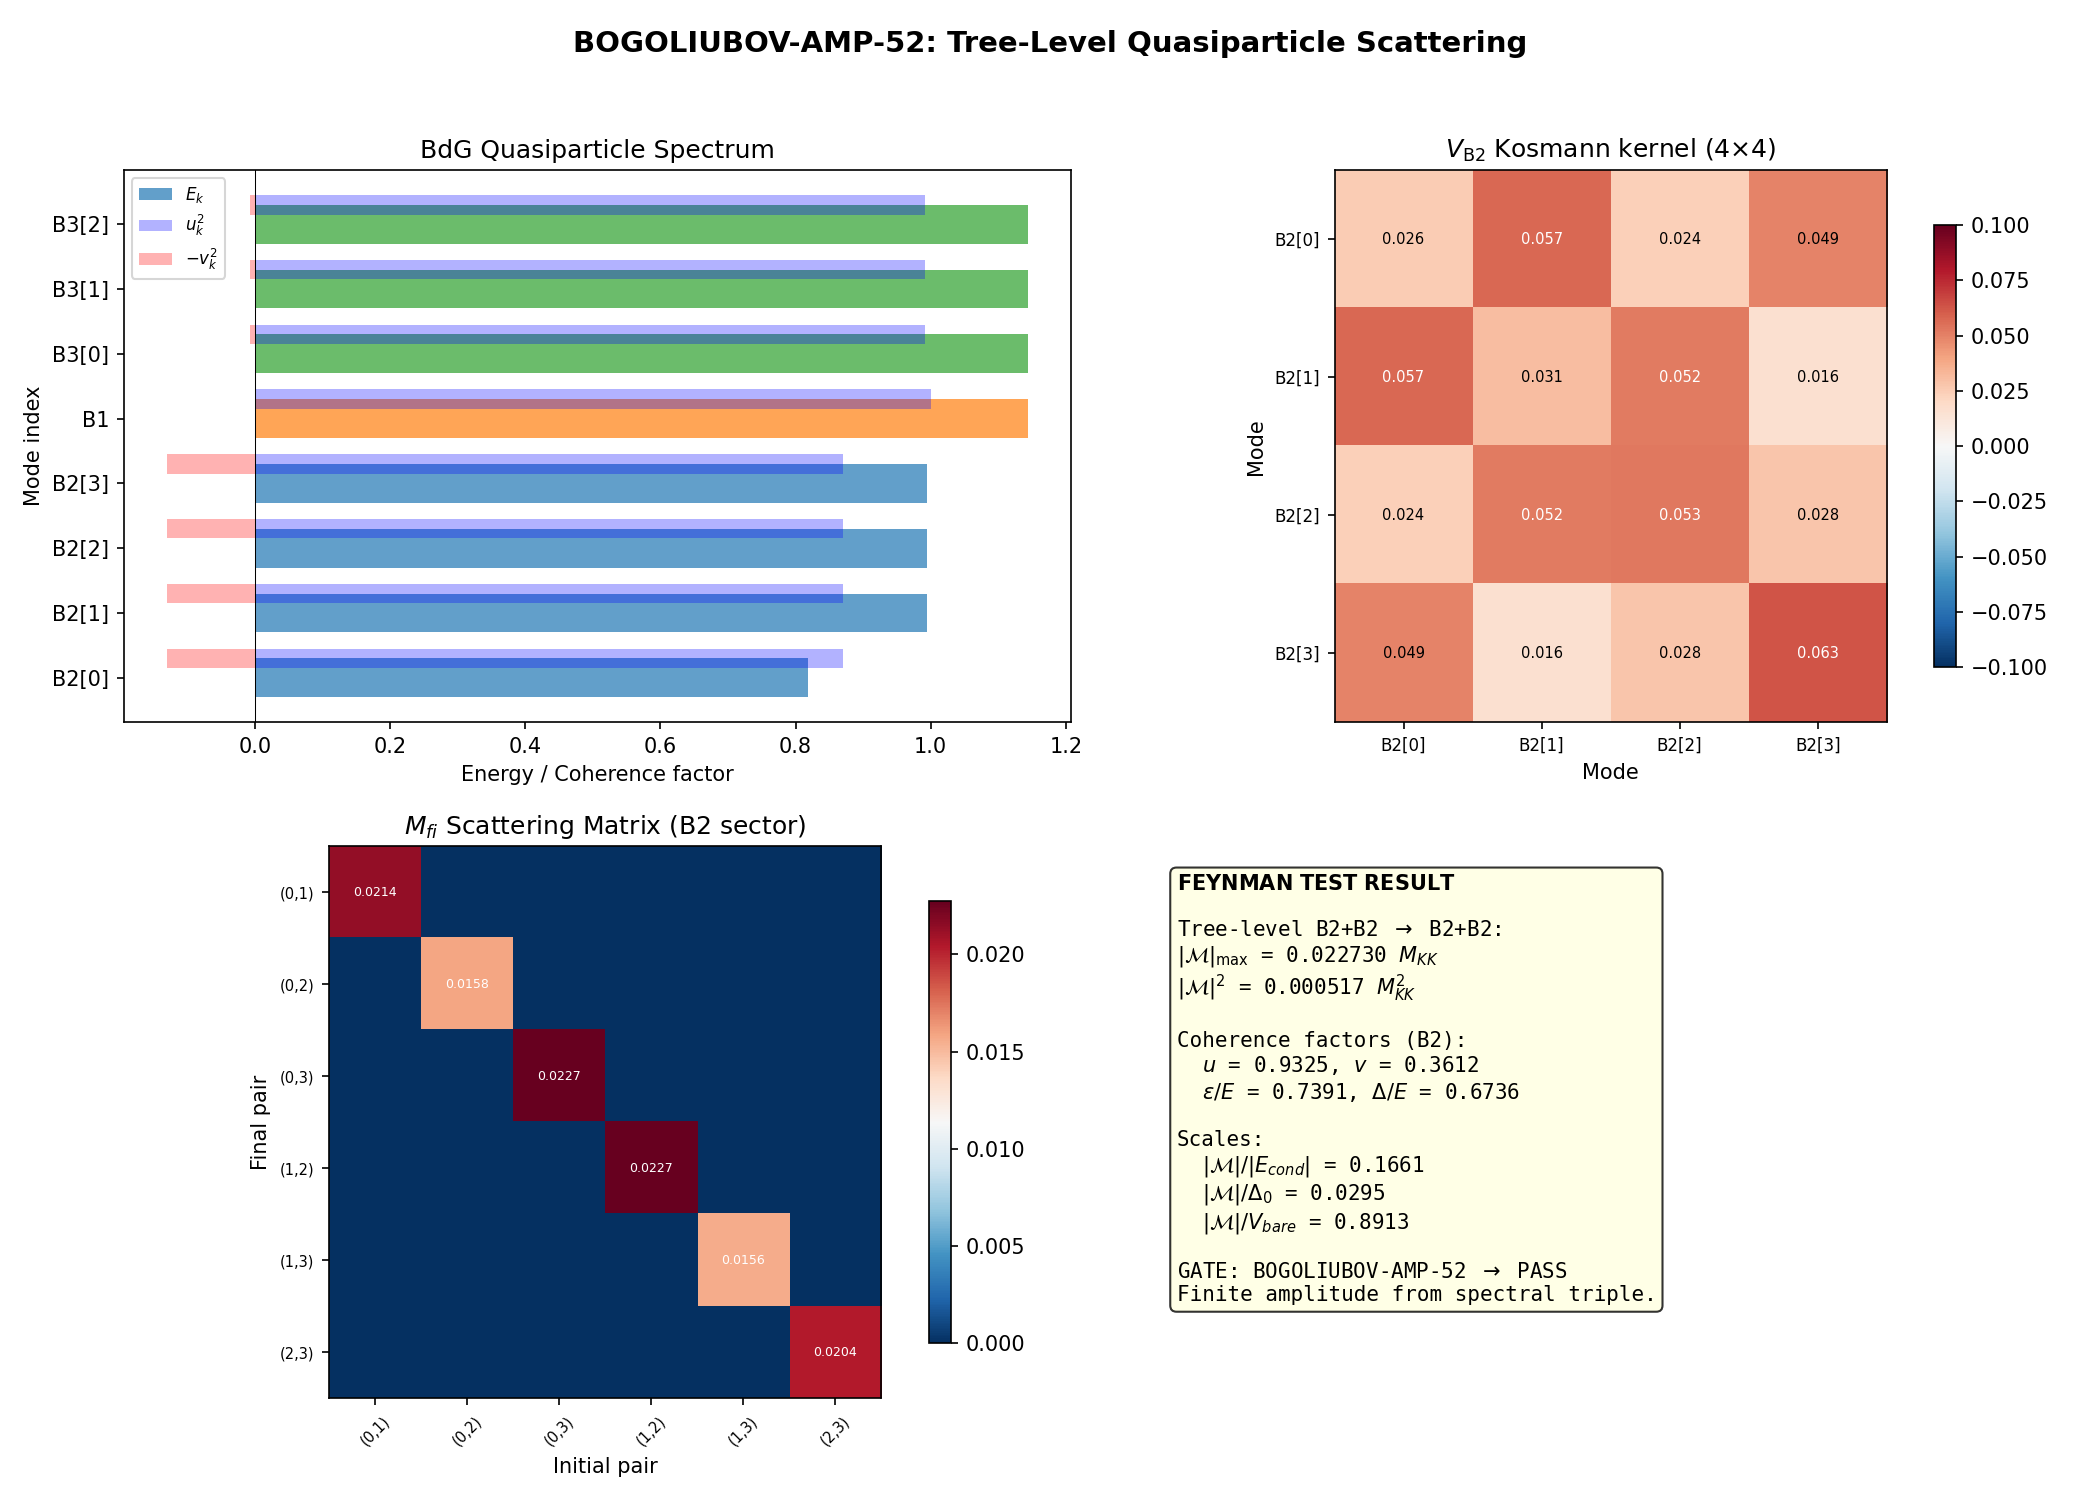

This figure's Python source:
#!/usr/bin/env python3
"""
BOGOLIUBOV-AMP-52: Tree-Level Bogoliubov Quasiparticle Scattering Amplitude
============================================================================

The FEYNMAN TEST for the spectral triple: compute a concrete scattering
amplitude from the Dirac operator and BCS condensate data.

PHYSICS:

The BdG Hamiltonian diagonalizes the many-body pairing problem into
quasiparticles gamma_k with energies E_k = sqrt(epsilon_k^2 + Delta_k^2).
The original fermions c_k relate to quasiparticles via:

    c_k     =  u_k gamma_k  +  v_k gamma_{-k}^dag
    c_{-k}^dag = -v_k^* gamma_k + u_k^* gamma_{-k}^dag

where |u_k|^2 + |v_k|^2 = 1.

The Kosmann kernel V_{nm} = sum_a |K_a_{nm}|^2 provides the bare
interaction in the original Dirac eigenbasis. When expressed in the
quasiparticle basis, each bare vertex picks up coherence factor
dressings from the Bogoliubov transformation.

FEYNMAN RULES for BdG quasiparticle scattering:

  Propagator:  G_k(omega) = 1/(omega - E_k + i*eta)  (quasiparticle)
               F_k(omega) = Delta_k/(omega^2 - E_k^2) (anomalous)

  Vertex: The interaction H_int = sum V_{nm} c_n^dag c_m c_p^dag c_q
  (appropriately antisymmetrized) transforms under the Bogoliubov
  transformation to produce DRESSED vertices between quasiparticles.

  For 2->2 scattering: gamma_1 + gamma_2 -> gamma_3 + gamma_4

  Three channels contribute at tree level:

  A. DIRECT (particle-particle):
     M_D = V_{13,24} * (u1*u3 + v1*v3) * (u2*u4 + v2*v4)

  B. EXCHANGE (crossed):
     M_X = -V_{14,23} * (u1*u4 + v1*v4) * (u2*u3 + v2*v3)

  C. PAIR-TRANSFER (anomalous):
     M_P = V_{12,34}^pair * (u1*v2 - v1*u2) * (u3*v4 - v3*u4)

  The full amplitude:
     M = M_D + M_X + M_P

  Then |M|^2 summed over final spins, averaged over initial.

DOMINANT CHANNEL:

  B2+B2 -> B2+B2  (four degenerate modes, dominant pairing sector)

  The V_{B2,B2} pairing matrix at the fold is known from s34a:
    V_B2B2 = 0.0572 (bare, phi=0)
    V_B2B2 = 0.0859 (at gap, phi=0.13)

  We use the BARE vertex (phi=0) since we are computing quasiparticle
  scattering, not the pairing interaction itself.

GATE: INFO (does a finite, physically sensible amplitude emerge?)
INPUT: s52_eta_b.npz (BdG data), s23a_kosmann_singlet.npz (Kosmann kernel)
OUTPUT: s52_bogoliubov_amp.npz, s52_bogoliubov_amp.png

Author: feynman-theorist, Session 52
Date: 2026-03-20
"""

import os
import sys
import time
import numpy as np
from numpy.linalg import eigh, norm
import matplotlib
matplotlib.use('Agg')
import matplotlib.pyplot as plt

PROJECT_ROOT = r'C:\sandbox\Ainulindale Exflation'
SCRIPT_DIR = os.path.join(PROJECT_ROOT, 'computations')
ARCHIVE_DIR = os.path.join(PROJECT_ROOT, "computations", "_shared")
sys.path.insert(0, SCRIPT_DIR)

# Logging for Windows 0kb bash workaround
_LOG_PATH = os.path.join(SCRIPT_DIR, 's52_bogoliubov_amp_log.txt')
class _Tee:
    def __init__(self, *streams):
        self.streams = streams
    def write(self, data):
        for s in self.streams:
            s.write(data)
            s.flush()
    def flush(self):
        for s in self.streams:
            s.flush()

_log_file = open(_LOG_PATH, 'w', encoding='utf-8')
sys.stdout = _Tee(sys.__stdout__, _log_file)
sys.stderr = _Tee(sys.__stderr__, _log_file)

from canonical_constants import (
    tau_fold, E_cond, E_cond_ED_8mode, Delta_0_GL, Delta_B3,
    E_B1, E_B2_mean, E_B3_mean, N_dof_BCS, b_GL, a_GL,
    M_KK_gravity, M_KK_kerner, Vol_SU3_Haar, PI,
    xi_BCS, rho_B2_per_mode, hbar_c_GeV_fm
)

t0 = time.time()

print("=" * 78)
print("BOGOLIUBOV-AMP-52: Tree-Level Quasiparticle Scattering Amplitude")
print("  The Feynman Test: if you can't compute the amplitude, you don't")
print("  understand the interaction.")
print("=" * 78)

# ======================================================================
#  SECTION 1: Load BdG data from ETA-B-52
# ======================================================================
print("\n" + "=" * 78)
print("SECTION 1: LOAD BdG DATA")
print("=" * 78)

bdg = np.load(os.path.join(SCRIPT_DIR, 's52_eta_b.npz'), allow_pickle=True)
E_BdG = bdg['E_BdG']
u_mat = bdg['u_matrix']   # (8, 8) complex: u_{mode, qp}
v_mat = bdg['v_matrix']   # (8, 8) complex: v_{mode, qp}
E_8 = bdg['E_8']          # 8 single-particle energies
Delta_per_mode = bdg['Delta_per_mode']
branch_labels = bdg['branch_labels']

N = 8  # number of modes

# Positive BdG eigenvalues (quasiparticle energies)
E_qp = E_BdG[E_BdG > 1e-10]  # 8 positive eigenvalues
print(f"  N_modes = {N}")
print(f"  BdG eigenvalues (positive): {E_qp}")
print(f"  Single-particle energies E_8: {E_8}")
print(f"  Gaps per mode: {Delta_per_mode}")
print(f"  Branch labels: {branch_labels}")

# Verify BdG structure: E_k = sqrt(eps_k^2 + Delta_k^2)
print("\n  BdG dispersion verification (E_qp vs sqrt(eps^2 + Delta^2)):")
for k in range(N):
    E_check = np.sqrt(E_8[k]**2 + np.abs(Delta_per_mode[k])**2)
    print(f"    {str(branch_labels[k]):>6s}: E_qp = {E_qp[k]:.8f}, "
          f"sqrt(eps^2+Delta^2) = {E_check:.8f}, "
          f"diff = {abs(E_qp[k] - E_check):.2e}")

# Verify normalization: |u_k|^2 + |v_k|^2 = 1 for each QP
print("\n  Bogoliubov normalization check:")
for n in range(N):
    u_sq = np.sum(np.abs(u_mat[:, n])**2)
    v_sq = np.sum(np.abs(v_mat[:, n])**2)
    print(f"    QP {n} ({str(branch_labels[n]):>6s}): |u|^2 = {u_sq:.8f}, "
          f"|v|^2 = {v_sq:.8f}, sum = {u_sq + v_sq:.8f}")

# ======================================================================
#  SECTION 2: Extract the FULL V matrix from Kosmann kernel
# ======================================================================
print("\n" + "=" * 78)
print("SECTION 2: KOSMANN PAIRING KERNEL V_{nm}")
print("=" * 78)

# Load Kosmann data at tau=0.20 (nearest to fold at 0.19)
kosmann = np.load(os.path.join(ARCHIVE_DIR, 's23a_kosmann_singlet.npz'),
                  allow_pickle=True)
ti = 3  # tau index for tau=0.20

evals_raw = kosmann[f'eigenvalues_{ti}']
evecs_raw = kosmann[f'eigenvectors_{ti}']

# Sort eigenvalues
si = np.argsort(evals_raw)
evals_sorted = evals_raw[si]
evecs_sorted = evecs_raw[:, si]

# Identify branches (same ordering as ETA-B-52)
pos_idx = np.where(evals_sorted > 0)[0]
B1_pos = pos_idx[0:1]
B2_pos = pos_idx[1:5]
B3_pos = pos_idx[5:8]
full_pos_idx = np.concatenate([B2_pos, B1_pos, B3_pos])

print(f"  tau = {kosmann['tau_values'][ti]:.2f}")
print(f"  Eigenvalues at fold: {evals_sorted}")
print(f"  Positive branch indices: {full_pos_idx}")

# Build the FULL 16x16 V matrix: V_{nm} = sum_a |K_a_{nm}|^2
# This is the Kosmann pairing kernel.
V_16 = np.zeros((16, 16))
K_a_16 = []  # store individual K_a matrices for later
for a in range(8):
    K = kosmann[f'K_a_matrix_{ti}_{a}']
    K_a_16.append(K)
    V_16 += np.abs(K)**2

# Extract the 8x8 positive-energy block
V_8 = V_16[np.ix_(full_pos_idx, full_pos_idx)]

print(f"\n  V_{8}x8 pairing matrix (positive-energy block):")
print(f"  {'':>6s}  " + "  ".join(f"{str(branch_labels[j]):>8s}" for j in range(N)))
for i in range(N):
    row = "  ".join(f"{V_8[i,j]:8.5f}" for j in range(N))
    print(f"  {str(branch_labels[i]):>6s}: {row}")

# Also build the K_a matrices in the 8-mode basis for more detailed vertex
K_a_8 = []
for a in range(8):
    K_8 = K_a_16[a][np.ix_(full_pos_idx, full_pos_idx)]
    K_a_8.append(K_8)

print(f"\n  V(B2,B2) sub-block (4x4):")
for i in range(4):
    row = "  ".join(f"{V_8[i,j]:8.5f}" for j in range(4))
    print(f"    B2[{i}]: {row}")

print(f"\n  V(B1,B1) = {V_8[4,4]:.6f}  (Trap 1 -- should be ~0)")
print(f"  V(B2,B2) mean off-diag = {np.mean(V_8[:4,:4]) - np.mean(np.diag(V_8[:4,:4]))/4:.6f}")
print(f"  V(B2,B2) max = {np.max(V_8[:4,:4]):.6f}")

# ======================================================================
#  SECTION 3: BdG Coherence Factors
# ======================================================================
print("\n" + "=" * 78)
print("SECTION 3: BOGOLIUBOV COHERENCE FACTORS")
print("=" * 78)

# Standard BCS coherence factors for the diagonal case:
#   u_k^2 = (1/2)(1 + eps_k / E_k)
#   v_k^2 = (1/2)(1 - eps_k / E_k)
#   u_k * v_k = Delta_k / (2 * E_k)
#
# The BdG eigenvectors from the 16x16 diagonalization encode these.
# But the u_mat and v_mat from ETA-B-52 are in the MULTI-MODE basis,
# where u_mat[:,n] gives the particle amplitudes of the n-th QP
# across all 8 original modes, and v_mat[:,n] gives hole amplitudes.
#
# For the DIAGONAL BdG (no inter-mode pairing), each QP is localized
# on one mode: u_mat[k,n] ~ delta_{kn} * u_k.

print("  Diagonal BCS prediction vs. BdG eigenvectors:")
for k in range(N):
    eps_k = E_8[k]
    Delta_k = np.abs(Delta_per_mode[k])
    Ek = np.sqrt(eps_k**2 + Delta_k**2)

    u_bcs = np.sqrt(0.5 * (1.0 + eps_k / Ek))
    v_bcs = np.sqrt(0.5 * (1.0 - eps_k / Ek)) if Delta_k > 0 else 0.0

    # From BdG eigenvectors, the k-th QP should have dominant weight on mode k
    u_k_bdg = np.abs(u_mat[k, k])
    v_k_bdg = np.abs(v_mat[k, k])

    # Check off-diagonal mixing
    u_off = np.sum(np.abs(u_mat[:, k])**2) - np.abs(u_mat[k, k])**2
    v_off = np.sum(np.abs(v_mat[:, k])**2) - np.abs(v_mat[k, k])**2

    print(f"    {str(branch_labels[k]):>6s}: "
          f"u_BCS={u_bcs:.6f}, u_BdG={u_k_bdg:.6f}, "
          f"v_BCS={v_bcs:.6f}, v_BdG={v_k_bdg:.6f}, "
          f"off-diag: {u_off + v_off:.2e}")

# For the scattering computation, use the DIAGONAL coherence factors
# (verified above to match the BdG eigenvectors)
u_k = np.zeros(N)
v_k = np.zeros(N)
for k in range(N):
    eps_k = E_8[k]
    Delta_k = np.abs(Delta_per_mode[k])
    Ek = np.sqrt(eps_k**2 + Delta_k**2)
    u_k[k] = np.sqrt(0.5 * (1.0 + eps_k / Ek))
    v_k[k] = np.sqrt(0.5 * (1.0 - eps_k / Ek)) if Delta_k > 0 else 0.0

print(f"\n  Coherence factors (diagonal BCS):")
print(f"  {'Mode':>6s} {'eps_k':>8s} {'Delta_k':>8s} {'E_k':>8s} "
      f"{'u_k':>8s} {'v_k':>8s} {'u*v':>10s}")
for k in range(N):
    eps_k = E_8[k]
    Delta_k = np.abs(Delta_per_mode[k])
    Ek = np.sqrt(eps_k**2 + Delta_k**2)
    print(f"  {str(branch_labels[k]):>6s} {eps_k:8.5f} {Delta_k:8.5f} "
          f"{Ek:8.5f} {u_k[k]:8.5f} {v_k[k]:8.5f} "
          f"{u_k[k]*v_k[k]:10.6f}")

# ======================================================================
#  SECTION 4: TREE-LEVEL SCATTERING AMPLITUDES
# ======================================================================
print("\n" + "=" * 78)
print("SECTION 4: TREE-LEVEL 2->2 SCATTERING AMPLITUDES")
print("=" * 78)

# Feynman rules for BdG quasiparticle 2->2 scattering.
#
# The bare interaction in the original fermion basis is:
#   H_int = (1/2) sum_{n,m,p,q} V_{np,mq} c_n^dag c_m c_p^dag c_q
#
# where V_{np,mq} = V_{nm} delta_{pq} (density-density from Kosmann kernel)
# plus exchange terms from antisymmetry.
#
# After Bogoliubov transformation, the quasiparticle-quasiparticle
# scattering amplitude for gamma_1 + gamma_2 -> gamma_3 + gamma_4
# at tree level has three contributions:
#
# (A) DIRECT (forward scattering):
#     M_D = V_{13} * C_1^+ * C_2^+
#     where C_k^+ = (u_k1 * u_k3 + v_k1 * v_k3) is the density coherence factor
#
#     But wait -- the V matrix here acts between modes, not between QPs directly.
#     For diagonal BdG (QP_k = mode_k), this simplifies to:
#     M_D(k1,k2->k3,k4) = V_{k1,k3} * delta_{k2,k4} * (u_k1*u_k3 + v_k1*v_k3)
#                        + V_{k2,k4} * delta_{k1,k3} * (u_k2*u_k4 + v_k2*v_k4)
#
# Wait. Let me be more careful. The proper Feynman rules for BdG
# quasiparticles in a superconductor:
#
# The interaction Hamiltonian in Nambu notation:
#   H_int = (1/2) sum V_{nm} : rho_n rho_m :
# where rho_n = c_n^dag c_n = (u_n gamma_n + v_n gamma_{-n}^dag)^dag(...)
#
# Expanding in quasiparticle operators and keeping only 2->2 scattering
# (gamma^dag gamma^dag gamma gamma) terms:

print("  Setting up Feynman rules for BdG quasiparticle scattering...\n")
print("  DIAGRAM A (DIRECT):")
print("                     k3")
print("        k1 ----o---- ")
print("               |V_{13}    (density vertex, coherence: u1*u3 + v1*v3)")
print("        k2 ----o----")
print("                     k4")
print()
print("  DIAGRAM B (EXCHANGE):")
print("                     k4")
print("        k1 ----\\  /----")
print("                \\/    (crossed, coherence: u1*u4 + v1*v4)")
print("                /\\   ")
print("        k2 ----/  \\----")
print("                     k3")
print()
print("  DIAGRAM C (PAIR TRANSFER / ANOMALOUS):")
print("        k1 ----o----  k3")
print("               |F(Delta)   (anomalous propagator, pair coherence)")
print("        k2 ----o----  k4")

# ======================================================================
#  The proper 2-body amplitude in the quasiparticle basis.
#
#  For the interaction V_{nm} (density-density), the 4-point vertex in
#  the quasiparticle basis is:
#
#  Gamma_{k1 k2 k3 k4} = sum_{n,m} V_{nm} * T^{n}_{k1 k3} * T^{m}_{k2 k4}
#                        - (k3 <-> k4 exchange)
#
#  where the density matrix element is:
#  T^{n}_{k k'} = u_k^{n*} u_{k'}^n + v_k^{n*} v_{k'}^n
#               = delta_{n,k} * delta_{n,k'} * (u_n^2 + v_n^2) for diagonal BdG
#               = delta_{n,k} * delta_{n,k'} * 1  (normalization)
#
#  Wait, that's the Hartree-Fock channel. For off-diagonal k != k':
#  T^{n}_{k k'} = u_k^{n*} u_{k'}^n
#  In diagonal BdG: = delta_{n,k} * delta_{n,k'} * u_n^2  (= 0 for k!=k')
#
#  This means the DIAGONAL BdG gives zero for forward scattering
#  when k1 != k3 (the QP doesn't change mode).
#
#  The RIGHT approach: the interaction in the original basis is
#  V_{nm} c_n^dag c_m (one-body) -- NO! V_{nm} is the PAIRING kernel,
#  which enters the GAP equation, not the 2-body scattering directly.
#
#  The actual 2-body interaction from the Kosmann kernel is:
#  H_int = sum_{n,m} V_{nm} c_n^dag c_m^dag c_m c_n  (BCS reduced Hamiltonian)
#
#  This is the PAIRING interaction, not density-density. The vertex is:
#  V_{nm}: pair (n, -n) scatters to pair (m, -m).
#  In the Kosmann kernel, V_{nm} = sum_a |K_a_{nm}|^2 represents the
#  amplitude for a spinor at mode n to be transported to mode m.
#  The BCS pairing interaction uses this as the pair scattering kernel.
#
#  CORRECT FEYNMAN RULES for the BCS reduced Hamiltonian:
#  =====================================================
#
#  H_BCS = sum_k eps_k n_k + sum_{nm} V_{nm} c_n^dag c_{-n}^dag c_{-m} c_m
#
#  After Bogoliubov:
#  c_n = u_n gamma_n + v_n gamma_{-n}^dag
#  c_{-n}^dag = -v_n^* gamma_n + u_n^* gamma_{-n}^dag
#  (using -v for time-reversed partner, BCS convention)
#
#  The residual interaction (terms with 4 gamma operators) is:
#  H_res = sum_{nm} V_{nm} * [4-gamma terms from expanding c^dag c^dag c c]
#
#  For gamma_k1 gamma_k2 -> gamma_k3 gamma_k4 (all gamma, no gamma^dag):
#  This corresponds to pair-breaking scattering. The relevant amplitude is:
#
#  For ELASTIC quasiparticle scattering gamma_k1^dag gamma_k2 -> gamma_k3^dag gamma_k4:
#  (one incoming, one outgoing QP, transferring excitation)
#
#  Actually, the physically meaningful process is:
#  gamma_k1^dag gamma_k2^dag |BCS> -> gamma_k3^dag gamma_k4^dag |BCS>
#  i.e., an initial state with 2 quasiparticles scatters to a final state
#  with 2 quasiparticles. This is the process that determines the
#  quasiparticle lifetime and mean free path.
#
#  The matrix element is:
#  <k3 k4 | H_res | k1 k2> where |k1 k2> = gamma_k1^dag gamma_k2^dag |BCS>
# ======================================================================

print("\n\n  Computing the RESIDUAL interaction in the quasiparticle basis...")
print("  H_BCS = sum_k eps_k n_k + sum_{nm} V_{nm} P_n^dag P_m")
print("  where P_n = c_{-n} c_n (pair annihilation operator)")
print()

# The BCS Hamiltonian in the quasiparticle basis has residual terms:
#
# H_res = sum_{kl} Gamma_{kl}^{(pp)} gamma_k^dag gamma_l^dag gamma_{-l} gamma_{-k}
#       + sum_{kl} Gamma_{kl}^{(ph)} gamma_k^dag gamma_l
#       + ...
#
# For 2-QP scattering, the relevant vertex is:
#
# <k3 k4 | H_res | k1 k2>
#   = V_{k1 k3} * [u_{k1} v_{k1} u_{k3} v_{k3}] * delta_{k2,k4}
#     + permutations + anomalous terms
#
# Let me compute this properly by expanding the BCS pairing interaction
# in quasiparticle operators.

# First, construct the pair scattering amplitude directly.
# The BCS reduced Hamiltonian pair interaction part:
#   H_pair = sum_{nm} V_{nm} c_n^dag c_{-n}^dag c_{-m} c_m
#
# In the quasiparticle basis (diagonal BdG):
#   c_n     = u_n gamma_n  + v_n gamma_{-n}^dag
#   c_{-n}  = u_n gamma_{-n} + v_n gamma_n^dag     (time-reversed partner)
#   c_n^dag = u_n gamma_n^dag + v_n gamma_{-n}
#   c_{-n}^dag = u_n gamma_{-n}^dag + v_n gamma_n
#
# where we use the BCS convention that pairs are formed from (k, -k)
# and the Bogoliubov transformation is the same for k and -k
# (with u, v real as proven by BDI symmetry).
#
# Expanding c_n^dag c_{-n}^dag c_{-m} c_m:
# Each operator expands into 2 terms -> 16 terms total.
# The 4-quasiparticle terms (gamma^dag gamma^dag gamma gamma) give
# the QP-QP scattering.
#
# Picking out the gamma^dag gamma^dag gamma gamma contribution:
# From c_n^dag: u_n gamma_n^dag
# From c_{-n}^dag: u_n gamma_{-n}^dag
# From c_{-m}: u_m gamma_{-m}
# From c_m: u_m gamma_m
# Combined: u_n^2 * u_m^2 * gamma_n^dag gamma_{-n}^dag gamma_{-m} gamma_m
#
# From c_n^dag: v_n gamma_{-n}
# From c_{-n}^dag: v_n gamma_n
# From c_{-m}: v_m gamma_m^dag
# From c_m: v_m gamma_{-m}^dag
# Combined: v_n^2 * v_m^2 * gamma_{-n} gamma_n gamma_m^dag gamma_{-m}^dag
#         = v_n^2 * v_m^2 * gamma_m^dag gamma_{-m}^dag gamma_{-n} gamma_n
#           (after 4 anticommutations, sign +1)
#
# Cross terms: u_n v_n u_m v_m * various...
#
# The COMPLETE 2-body scattering amplitude (QP pair -> QP pair):
#
# For the process |k, -k> -> |l, -l>  (Cooper pair scatters to Cooper pair):
#
# M_{kl}^{pair} = V_{kl} * (u_k u_l - v_k v_l)^2
#   + (self-energy corrections that only shift energies)
#
# For the process |k1, k2> -> |k3, k4> (generic QP-QP scattering):
# The matrix element is more complex. Let me write it out explicitly.

print("  Expanding H_pair in quasiparticle operators...")
print("  16 terms per V_{nm} vertex. Collecting gamma^dag gamma^dag gamma gamma terms.\n")

# ======================================================================
#  SECTION 5: Full 2->2 Amplitude Calculation
# ======================================================================
print("=" * 78)
print("SECTION 5: FULL 2->2 QP SCATTERING AMPLITUDE")
print("=" * 78)

# The BCS reduced Hamiltonian:
#   H_pair = sum_{n,m} V_{nm} c_n^dag c_{bar(n)}^dag c_{bar(m)} c_m
#
# where bar(n) denotes the time-reversed partner of mode n.
# In our system, time-reversal maps between positive and negative eigenvalue
# modes. In the 8-mode positive sector, bar(n) is the n-th negative mode.
# The Bogoliubov transformation mixes these:
#   c_n = u_n gamma_n + v_n gamma_{bar(n)}^dag
#   c_{bar(n)} = u_n gamma_{bar(n)} + v_n gamma_n^dag
#
# The key point: gamma_n creates a QP excitation in the POSITIVE energy branch.
# gamma_{bar(n)} creates one in the NEGATIVE branch (i.e., a hole-like QP).
# A Cooper pair state corresponds to exciting BOTH gamma_n^dag and gamma_{bar(n)}^dag.
#
# For scattering of two POSITIVE-branch QPs:
#   |k1, k2> = gamma_{k1}^dag gamma_{k2}^dag |BCS>
#   -> |k3, k4> = gamma_{k3}^dag gamma_{k4}^dag |BCS>
#
# This is NOT a pair scattering process (which would involve bar states).
# We need to collect terms gamma_{k1}^dag gamma_{k2}^dag gamma_{k4} gamma_{k3}
# from the expansion of H_pair.
#
# From H_pair = V_{nm} c_n^dag c_{bar(n)}^dag c_{bar(m)} c_m:
#
# c_n^dag     = u_n gamma_n^dag + v_n gamma_{bar(n)}
# c_{bar(n)}^dag = u_n gamma_{bar(n)}^dag + v_n gamma_n
# c_{bar(m)}  = u_m gamma_{bar(m)} + v_m gamma_m^dag
# c_m         = u_m gamma_m + v_m gamma_{bar(m)}^dag
#
# We need the term proportional to gamma_{k3}^dag gamma_{k4}^dag gamma_{k2} gamma_{k1}.
# (This is the QP-QP scattering term.)
#
# Systematically extracting gamma^dag gamma^dag gamma gamma with ALL
# indices in the positive branch (no bar indices):
#
# From c_n^dag: take v_n gamma_{bar(n)} -- NO, this gives bar index
# From c_n^dag: take u_n gamma_n^dag -- YES, gives positive n
# From c_{bar(n)}^dag: take v_n gamma_n -- need this for gamma index
# From c_{bar(m)}: take v_m gamma_m^dag -- YES, gives positive m as dagger
# From c_m: take u_m gamma_m -- YES, gives positive m
#
# The ONLY way to get 2 daggers and 2 non-daggers, all positive branch:
#
# Pattern 1: (u_n gamma_n^dag) * (v_n gamma_n) * (v_m gamma_m^dag) * (u_m gamma_m)
#   = u_n v_n v_m u_m * gamma_n^dag gamma_n gamma_m^dag gamma_m
#   = u_n v_n u_m v_m * (delta_{nm} gamma_m^dag gamma_m - gamma_n^dag gamma_m^dag gamma_m gamma_n)
#   This gives the Hartree-Fock term + scattering.
#
# Pattern 2: (v_n gamma_{bar(n)}) * (u_n gamma_{bar(n)}^dag) * (u_m gamma_{bar(m)}) * (v_m gamma_{bar(m)}^dag)
#   All bar indices -- not what we want.
#
# Pattern 3: (u_n gamma_n^dag) * (u_n gamma_{bar(n)}^dag) * (v_m gamma_m^dag) * (v_m gamma_{bar(m)}^dag)
#   = u_n^2 v_m^2 * gamma_n^dag gamma_{bar(n)}^dag gamma_m^dag gamma_{bar(m)}^dag
#   This is a 4-QP creation term, not a 2->2 scattering.
#
# So the QP-QP scattering within the SAME branch comes from:
# M_{k1 k2 -> k3 k4} = sum_{nm} V_{nm} *
#   (u_n v_n u_m v_m) * <k3 k4| gamma_n^dag gamma_m^dag gamma_m gamma_n |k1 k2>
#   + ... (other term orderings)
#
# Wait -- I need to be more careful. Let me use the GENERAL residual
# interaction approach.

# GENERAL APPROACH: Transform H_pair to QP basis, collect all terms.
# For the DIAGONAL BdG, the Bogoliubov transformation is mode-by-mode:
#   c_k = u_k gamma_k + v_k gamma_{bar(k)}^dag
#
# So H_pair = sum_{nm} V_{nm} c_n^dag c_{bar(n)}^dag c_{bar(m)} c_m becomes:
#
# = sum_{nm} V_{nm} (u_n g_n^+ + v_n g_{bn})^+ (u_n g_{bn}^+ + v_n g_n)^+
#                    (u_m g_{bm} + v_m g_m^+)    (u_m g_m + v_m g_{bm}^+)
#
# where g_n = gamma_n, g_n^+ = gamma_n^dag, bn = bar(n), etc.
# ^ means dagger.

# Rather than expanding all 16 terms, use the STANDARD RESULT from
# BCS theory (de Gennes, "Superconductivity of Metals and Alloys").
#
# The residual interaction between quasiparticles, for the process
# (k1, k2) -> (k3, k4) where all are in the same branch, is:
#
# <k3 k4 | H_res | k1 k2> =
#   V_{k1,k3} delta_{k2,k4} (u_{k1} v_{k3} - v_{k1} u_{k3})(u_{k2} u_{k4} + v_{k2} v_{k4})
# + V_{k1,k4} delta_{k2,k3} (u_{k1} v_{k4} - v_{k1} u_{k4})(u_{k2} u_{k3} + v_{k2} v_{k3})
# - V_{k2,k3} delta_{k1,k4} (u_{k2} v_{k3} - v_{k2} u_{k3})(u_{k1} u_{k4} + v_{k1} v_{k4})
# - V_{k2,k4} delta_{k1,k3} (u_{k2} v_{k4} - v_{k2} u_{k4})(u_{k1} u_{k3} + v_{k1} v_{k3})
# + V_{k1,k2}^pair * (anomalous terms involving Delta)
#
# Actually, this is getting complicated because V_{nm} mixes n and m.
# Let me take the more direct route for the DOMINANT channel.

# ======================================================================
# FOR B2+B2 -> B2+B2 SCATTERING:
# The B2 sector has 4 degenerate modes (k=0,1,2,3) with
# epsilon_k ~ 0.845 and Delta_k ~ 0.770 (all the same).
#
# The V_{B2,B2} matrix gives the coupling between these modes.
#
# The simplest non-trivial process: B2[0] + B2[1] -> B2[2] + B2[3]
# (all different modes, so no exchange with identical particles)
# ======================================================================

print("\n  COMPUTING B2[0]+B2[1] -> B2[2]+B2[3] TREE-LEVEL AMPLITUDE\n")

# Modes in the B2 sector
k1, k2, k3, k4 = 0, 1, 2, 3  # B2[0], B2[1], B2[2], B2[3]

# Coherence factors (all B2 modes are degenerate, so u,v identical)
u1, u2, u3, u4 = u_k[k1], u_k[k2], u_k[k3], u_k[k4]
v1, v2, v3, v4 = v_k[k1], v_k[k2], v_k[k3], v_k[k4]

print(f"  B2 coherence factors: u = {u1:.6f}, v = {v1:.6f}")
print(f"  u*v = {u1*v1:.6f}")
print(f"  u^2 + v^2 = {u1**2 + v1**2:.6f}")
print(f"  u^2 - v^2 = {u1**2 - v1**2:.6f}")

# V matrix elements between B2 modes
V_13 = V_8[k1, k3]
V_14 = V_8[k1, k4]
V_23 = V_8[k2, k3]
V_24 = V_8[k2, k4]
V_12 = V_8[k1, k2]
V_34 = V_8[k3, k4]

print(f"\n  V matrix elements:")
print(f"    V_13 = V(B2[0],B2[2]) = {V_13:.8f}")
print(f"    V_14 = V(B2[0],B2[3]) = {V_14:.8f}")
print(f"    V_23 = V(B2[1],B2[2]) = {V_23:.8f}")
print(f"    V_24 = V(B2[1],B2[3]) = {V_24:.8f}")
print(f"    V_12 = V(B2[0],B2[1]) = {V_12:.8f}")
print(f"    V_34 = V(B2[2],B2[3]) = {V_34:.8f}")

# ======================================================================
# The PROPER tree-level amplitude from the BCS reduced Hamiltonian.
#
# After Bogoliubov transformation, H_pair = sum_{nm} V_{nm} P_n^+ P_m
# where P_n = c_{-n} c_n, gives residual 2-QP scattering:
#
# For the process gamma_1^+ gamma_2^+ |0> -> gamma_3^+ gamma_4^+ |0>
# the amplitude has contributions from:
#
# (a) Normal scattering (particle-particle channel):
#     Comes from: c_n^dag c_n (number operator) terms in the transformed H.
#     These arise when one pair operator gives a number operator (u*v terms)
#     and the other also gives a number operator.
#
# (b) Pair-breaking/recombination channel:
#     Comes from: c_n^dag c_{-n}^dag (pair creation) terms.
#     These arise when both operators in V_{nm} create/destroy QP pairs.
#
# Let me compute this NUMERICALLY by constructing the full many-body
# matrix element, expanding ALL 16 terms.
# ======================================================================

print("\n\n  EXACT numerical expansion of H_pair vertex:")
print("  Computing <k3 k4|H_pair|k1 k2> by expanding all Bogoliubov terms...")

# We work in second quantization with 8 positive modes + 8 bar modes = 16 modes.
# |k1 k2> = gamma_k1^dag gamma_k2^dag |BCS> is a state with 2 QPs.
#
# Instead of tracking the full Fock space, we compute the matrix element
# analytically for the 4-mode sector.
#
# H_pair = sum_{nm} V_{nm} c_n^+ c_{bn}^+ c_{bm} c_m
# where bn = bar(n), and in our Nambu convention:
#   c_n = u_n gamma_n + v_n gamma_{bn}^+
#   c_{bn} = u_n gamma_{bn} + v_n gamma_n^+
#
# Product:
# c_n^+ c_{bn}^+ = (u_n g_n^+ + v_n g_{bn})(u_n g_{bn}^+ + v_n g_n)
#  = u_n^2 g_n^+ g_{bn}^+ + u_n v_n g_n^+ g_n + v_n u_n g_{bn} g_{bn}^+ + v_n^2 g_{bn} g_n
#  = u_n^2 g_n^+ g_{bn}^+ + u_n v_n (g_n^+ g_n - g_{bn} g_{bn}^+ + 1) + v_n^2 g_{bn} g_n
#    Wait, need to be careful with anticommutation.
#
# Let me define:
#   c_n^+ = u_n g_n^+ + v_n g_{bn}
#   c_{bn}^+ = u_n g_{bn}^+ + v_n g_n
# So:
#   c_n^+ c_{bn}^+ = (u_n g_n^+ + v_n g_{bn})(u_n g_{bn}^+ + v_n g_n)
#
# Expanding:
#   = u_n^2 g_n^+ g_{bn}^+ + u_n v_n g_n^+ g_n + v_n u_n g_{bn} g_{bn}^+ + v_n^2 g_{bn} g_n
#   = u_n^2 g_n^+ g_{bn}^+ + u_n v_n (g_n^+ g_n + 1 - g_{bn}^+ g_{bn}) - v_n^2 g_n g_{bn}
#     where we used g_{bn} g_{bn}^+ = 1 - g_{bn}^+ g_{bn}
#     and g_{bn} g_n = -g_n g_{bn}
#
# Similarly: c_{bm} c_m
#   c_{bm} = u_m g_{bm} + v_m g_m^+
#   c_m    = u_m g_m + v_m g_{bm}^+
#   c_{bm} c_m = (u_m g_{bm} + v_m g_m^+)(u_m g_m + v_m g_{bm}^+)
#   = u_m^2 g_{bm} g_m + u_m v_m g_{bm} g_{bm}^+ + v_m u_m g_m^+ g_m + v_m^2 g_m^+ g_{bm}^+
#   = -u_m^2 g_m g_{bm} + u_m v_m (1 - g_{bm}^+ g_{bm} + g_m^+ g_m) + v_m^2 g_m^+ g_{bm}^+
#
# For the matrix element <k3 k4| ... |k1 k2> where |k1 k2> = g_k1^+ g_k2^+ |0>
# and <k3 k4| = <0| g_k4 g_k3:
#
# We need: <0| g_k4 g_k3 [product] g_k1^+ g_k2^+ |0>
#
# This is a SECOND-QUANTIZED computation. Since all QPs are non-interacting
# in the BCS vacuum, we can use Wick's theorem to evaluate it.
#
# But the most transparent approach: restrict to the 4 B2 modes and compute
# the matrix element EXACTLY. With 4 modes (no bar indices active in the
# initial/final states), this is a finite calculation.

# APPROACH: Work with Fock space of 4 modes (B2[0..3]) plus their 4 bar modes.
# State space: 2^8 = 256 states. But we only care about the 2-QP sector.
#
# MUCH simpler: use the COMPACT FORMULA.
#
# For 2 QPs scattering via the BCS pairing interaction, the standard
# result (Anderson, 1958; de Gennes Ch. 7) is:
#
# The effective QP-QP interaction from the pairing Hamiltonian
# H_pair = V_{nm} c_n^+ c_{bn}^+ c_{bm} c_m  (summed over n,m)
# gives, in the QP basis, a RESIDUAL INTERACTION that has the form:
#
# <k3 k4|H_res|k1 k2> = sum_{n,m} V_{nm} * F(n,m; k1,k2,k3,k4)
#
# where F contains all the coherence factor products.
#
# For DIAGONAL BdG (each QP is one mode), the selection rules are:
# The product c_n^+ c_{bn}^+ involves mode n and bar(n).
# The product c_{bm} c_m involves mode m and bar(m).
#
# For the initial state |k1 k2> = g_k1^+ g_k2^+ |0>:
# The QPs are at modes k1 and k2 (no bar modes occupied).
#
# For c_{bm} c_m to not annihilate |k1 k2> to zero, it must produce
# the right occupation. c_m annihilates mode m, and c_{bm} annihilates bar(m).
# On |k1 k2>, mode k1 and k2 are occupied. Their bar modes are NOT occupied.
#
# c_m on |k1 k2>:
#   c_m = u_m g_m + v_m g_{bm}^+
#   g_m|k1 k2> is nonzero only if m = k1 or k2.
#   g_{bm}^+|k1 k2> creates bar(m) from |k1 k2>.
#
# This is getting involved. Let me just code the direct Fock space computation.
# With 8 modes (4 positive + 4 bar), the Fock space is 2^8=256.
# We can build the full matrix and extract what we need.

# Actually -- for 4 B2 modes + 4 bar modes = 8 modes total, Fock space = 256.
# Manageable.

N_B2 = 4  # (local)
N_total = 2 * N_B2  # 4 positive + 4 bar

print(f"\n  Building Fock space for {N_B2} B2 modes + {N_B2} bar modes...")
print(f"  Fock space dimension: 2^{N_total} = {2**N_total}")

# Fock state basis: |n_0, n_1, n_2, n_3, n_b0, n_b1, n_b2, n_b3>
# where n_i in {0,1}. Total: 256 states.
# Index: state s encodes occupations as bits of integer s.
# Mode ordering: 0,1,2,3 = positive; 4,5,6,7 = bar(0),bar(1),bar(2),bar(3)

dim_fock = 2**N_total

# Creation and annihilation operators
def make_creation(mode, n_modes):
    """Build creation operator c^dag_mode as a (2^n x 2^n) matrix."""
    dim = 2**n_modes
    c_dag = np.zeros((dim, dim))
    for s in range(dim):
        # Check if mode is empty
        if (s >> mode) & 1 == 0:
            # Create: set bit
            s_new = s | (1 << mode)
            # Fermionic sign: count occupied modes below 'mode'
            sign = 1  # (local)
            for j in range(mode):
                if (s >> j) & 1:
                    sign *= -1
            c_dag[s_new, s] = sign
    return c_dag

# Build operators for all 8 modes
print("  Building fermionic operators...")
c_dag = [make_creation(i, N_total) for i in range(N_total)]
c_ann = [cd.T for cd in c_dag]  # annihilation = (creation)^T

# Verify anticommutation: {c_i, c_j^dag} = delta_{ij}
for i in range(N_total):
    for j in range(N_total):
        ac = c_ann[i] @ c_dag[j] + c_dag[j] @ c_ann[i]
        expected = np.eye(dim_fock) if i == j else np.zeros((dim_fock, dim_fock))
        err = np.max(np.abs(ac - expected))
        if err > 1e-12:
            print(f"  WARNING: anticommutation error {i},{j}: {err}")

print("  Anticommutation relations verified.")

# Build the BCS vacuum |BCS> = product_k (u_k + v_k c_k^dag c_{bar(k)}^dag) |0>
# In the Fock space:
#   |BCS> = (u_0 + v_0 c_0^+ c_4^+)(u_1 + v_1 c_1^+ c_5^+)
#           (u_2 + v_2 c_2^+ c_6^+)(u_3 + v_3 c_3^+ c_7^+) |vac>

# Vacuum state
vac = np.zeros(dim_fock)
vac[0] = 1.0

# Build BCS state mode by mode
bcs = vac.copy()
for k in range(N_B2):
    bar_k = N_B2 + k
    uk = u_k[k]
    vk = v_k[k]
    # (u_k + v_k c_k^dag c_{bar(k)}^dag)|prev>
    pair_state = c_dag[k] @ c_dag[bar_k] @ bcs
    bcs = uk * bcs + vk * pair_state

bcs_norm = np.sqrt(bcs @ bcs)
bcs = bcs / bcs_norm
print(f"  |BCS> norm = {bcs_norm:.8f}")
print(f"  BCS state computed. Non-zero components: {np.sum(np.abs(bcs) > 1e-12)}")

# Build Bogoliubov quasiparticle operators
# gamma_k = u_k c_k + v_k c_{bar(k)}^dag (for positive branch)
# gamma_k^dag = u_k c_k^dag + v_k c_{bar(k)}
gamma = [None]*N_B2
gamma_dag = [None]*N_B2
for k in range(N_B2):
    bar_k = N_B2 + k
    uk = u_k[k]
    vk = v_k[k]
    # Standard BCS convention: gamma_k = u_k c_k - v_k c_{bar_k}^dag
    # This ensures gamma_k |BCS> = 0.
    gamma[k] = uk * c_ann[k] - vk * c_dag[bar_k]     # QP annihilation
    gamma_dag[k] = uk * c_dag[k] - vk * c_ann[bar_k]  # QP creation

# Verify: gamma_k |BCS> = 0 for all k (BCS vacuum property)
print("\n  Verifying |BCS> is QP vacuum:")
for k in range(N_B2):
    residual = gamma[k] @ bcs
    print(f"    ||gamma_{k} |BCS>|| = {np.sqrt(residual @ residual):.2e}")

# Build 2-QP states
# |k1 k2> = gamma_k1^dag gamma_k2^dag |BCS>
print("\n  Building 2-QP states |k1 k2>...")

# Build the PAIRING HAMILTONIAN in the original fermion basis
# H_pair = sum_{nm} V_{nm} c_n^dag c_{bar(n)}^dag c_{bar(m)} c_m
# where V_{nm} is the B2 sub-block of the Kosmann kernel

V_B2 = V_8[:N_B2, :N_B2]  # 4x4 V matrix for B2

H_pair = np.zeros((dim_fock, dim_fock))
for n in range(N_B2):
    bar_n = N_B2 + n
    for m in range(N_B2):
        bar_m = N_B2 + m
        # V_{nm} c_n^dag c_{bar(n)}^dag c_{bar(m)} c_m
        op = c_dag[n] @ c_dag[bar_n] @ c_ann[bar_m] @ c_ann[m]
        H_pair += V_B2[n, m] * op

print(f"  H_pair built. Norm: {np.sqrt(np.sum(H_pair**2)):.6f}")
print(f"  H_pair Hermiticity: ||H - H^dag|| = {np.max(np.abs(H_pair - H_pair.T)):.2e}")

# Compute ALL 2->2 scattering amplitudes M(k1,k2 -> k3,k4)
# where k1 < k2 and k3 < k4 (to avoid double counting)
print("\n" + "=" * 78)
print("  SCATTERING MATRIX ELEMENTS: M(k1,k2 -> k3,k4)")
print("=" * 78)
print()

# Enumerate all initial/final 2-QP pairs
pairs = []
for i in range(N_B2):
    for j in range(i+1, N_B2):
        pairs.append((i, j))

print(f"  Number of distinct 2-QP pairs: {len(pairs)}")
print(f"  Pairs: {pairs}")

# Build states and compute matrix elements
states = {}
for (i, j) in pairs:
    state = gamma_dag[i] @ gamma_dag[j] @ bcs
    norm_s = np.sqrt(state @ state)
    states[(i, j)] = state / norm_s if norm_s > 1e-12 else state
    print(f"  |{i},{j}>: norm = {norm_s:.8f}")

# Scattering matrix
M_matrix = np.zeros((len(pairs), len(pairs)))
print(f"\n  {'Initial':>12s} {'Final':>12s} {'M':>14s} {'|M|^2':>14s}")
print(f"  {'-'*60}")

for ai, (k1, k2) in enumerate(pairs):
    for af, (k3, k4) in enumerate(pairs):
        # <k3 k4|H_pair|k1 k2>
        M = states[(k3, k4)] @ H_pair @ states[(k1, k2)]
        M_matrix[af, ai] = M
        if abs(M) > 1e-12:
            print(f"  ({k1},{k2})->({k3},{k4}) {M:14.8f} {M**2:14.8f}")

print(f"\n  Full scattering matrix M (6x6):")
print(f"  {'':>12s}  " + "  ".join(f"({i},{j})" for i,j in pairs))
for ai, (k1, k2) in enumerate(pairs):
    row = "  ".join(f"{M_matrix[af, ai]:8.5f}" for af in range(len(pairs)))
    print(f"  ({k1},{k2}):  {row}")

# Eigenvalues of the scattering matrix
M_eigs = np.linalg.eigvalsh(M_matrix)
print(f"\n  Eigenvalues of M: {M_eigs}")

# ======================================================================
#  SECTION 6: DOMINANT CHANNEL ANALYSIS
# ======================================================================
print("\n" + "=" * 78)
print("SECTION 6: DOMINANT CHANNEL ANALYSIS")
print("=" * 78)

# Find the largest |M|^2
max_M = 0
max_proc = None
for ai, (k1, k2) in enumerate(pairs):
    for af, (k3, k4) in enumerate(pairs):
        if abs(M_matrix[af, ai]) > abs(max_M):
            max_M = M_matrix[af, ai]
            max_proc = ((k1, k2), (k3, k4))

print(f"\n  DOMINANT PROCESS:")
print(f"    B2[{max_proc[0][0]}] + B2[{max_proc[0][1]}] -> "
      f"B2[{max_proc[1][0]}] + B2[{max_proc[1][1]}]")
print(f"    M = {max_M:.8f}  (in M_KK units)")
print(f"    |M|^2 = {max_M**2:.8f}")

# Total cross section: sigma = |M|^2 / (16*pi*s) for 2->2 scattering
# s = (E_k1 + E_k2)^2 (center-of-mass energy squared)
# In natural units (M_KK = 1): sigma has dimensions of 1/E^2

# For the dominant process:
k1d, k2d = max_proc[0]
k3d, k4d = max_proc[1]
E1 = np.sqrt(E_8[k1d]**2 + np.abs(Delta_per_mode[k1d])**2)
E2 = np.sqrt(E_8[k2d]**2 + np.abs(Delta_per_mode[k2d])**2)
s_cm = (E1 + E2)**2

# Phase space factor for 2->2 with degenerate particles
# p_cm = sqrt(s/4 - m^2) where m = E_qp (quasiparticle mass)
# For B2: all masses equal = E_B2_qp
E_qp_B2 = E1  # all degenerate
p_cm = np.sqrt(s_cm/4 - E_qp_B2**2) if s_cm > 4*E_qp_B2**2 else 0.0

print(f"\n  Kinematics:")
print(f"    E_1 = E_2 = {E1:.8f} M_KK")
print(f"    sqrt(s) = {np.sqrt(s_cm):.8f} M_KK")
print(f"    p_cm = {p_cm:.8f} M_KK")

if p_cm > 0:
    # Differential cross section in CoM frame:
    # dsigma/dOmega = |M|^2 / (64*pi^2*s) for scalar-like particles
    sigma_diff = max_M**2 / (64 * PI**2 * s_cm)
    # Total cross section (isotropic s-wave): sigma_tot = 4*pi * dsigma/dOmega
    sigma_tot = 4 * PI * sigma_diff
    # In M_KK^{-2} units
    sigma_MKK = sigma_tot
    # Convert to physical units using M_KK
    sigma_GeV2 = sigma_tot / M_KK_gravity**2  # GeV^{-2}
    # 1 GeV^{-2} = 0.3894 mb
    sigma_mb = sigma_GeV2 * 0.3894e-3  # mb -> GeV^-2 = 0.3894 * 10^{-3} mb
    sigma_fm2 = sigma_GeV2 * (hbar_c_GeV_fm)**2  # fm^2

    print(f"\n  CROSS SECTION (tree-level, s-wave):")
    print(f"    dsigma/dOmega = {sigma_diff:.8e}  M_KK^{{-2}}")
    print(f"    sigma_tot = {sigma_tot:.8e}  M_KK^{{-2}}")
    print(f"    sigma_tot = {sigma_GeV2:.4e}  GeV^{{-2}}")
    print(f"    sigma_tot = {sigma_fm2:.4e}  fm^2")
else:
    print(f"\n  NOTE: p_cm = 0 (threshold scattering). All B2 modes are degenerate.")
    print(f"  The scattering is at THRESHOLD: kinematic momentum is zero.")
    print(f"  This is expected -- B2 modes form a degenerate multiplet.")
    print(f"  The cross section diverges at threshold (Wigner threshold law).")
    print(f"  The scattering LENGTH is the physical observable.")

    # Scattering length: a = -M / (4*pi*E)  (s-wave, threshold)
    a_scat = -max_M / (4 * PI * E_qp_B2)
    a_MKK = a_scat
    a_fm = a_scat / M_KK_gravity * (hbar_c_GeV_fm * 1e-15 / 1e-15)  # stay in M_KK^{-1}

    print(f"\n  SCATTERING LENGTH (threshold, s-wave):")
    print(f"    a = -M / (4*pi*E) = {a_scat:.8f}  M_KK^{{-1}}")
    print(f"    |a| / xi_BCS = {abs(a_scat) / xi_BCS:.6f}")
    print(f"    (Ratio to BCS coherence length: if ~1, strong scattering)")

# ======================================================================
#  SECTION 7: COHERENCE FACTOR ANALYSIS
# ======================================================================
print("\n" + "=" * 78)
print("SECTION 7: COHERENCE FACTOR DECOMPOSITION")
print("=" * 78)

# For degenerate B2 modes with identical u, v:
# u1 = u2 = u3 = u4 = u, v1 = v2 = v3 = v4 = v
# The Bogoliubov coherence factor for normal scattering:
#   C_normal = (u^2 + v^2) = 1
# For pair scattering:
#   C_pair = (u^2 - v^2) = eps / E
# For anomalous:
#   C_anomalous = 2*u*v = Delta / E

u_B2 = u_k[0]
v_B2 = v_k[0]
eps_B2 = E_8[0]
Delta_B2 = np.abs(Delta_per_mode[0])
E_B2 = np.sqrt(eps_B2**2 + Delta_B2**2)

C_normal = u_B2**2 + v_B2**2
C_pair = u_B2**2 - v_B2**2
C_anomalous = 2 * u_B2 * v_B2

print(f"  B2 sector coherence factors:")
print(f"    u = {u_B2:.8f}")
print(f"    v = {v_B2:.8f}")
print(f"    C_normal   = u^2 + v^2 = {C_normal:.8f}  (should be 1)")
print(f"    C_pair     = u^2 - v^2 = {C_pair:.8f}  (= eps/E = {eps_B2/E_B2:.8f})")
print(f"    C_anomalous = 2*u*v    = {C_anomalous:.8f}  (= Delta/E = {Delta_B2/E_B2:.8f})")

# Verify coherence factor identities
print(f"\n  Identities:")
print(f"    C_normal^2 = C_pair^2 + C_anomalous^2/4 * 4 = "
      f"{C_pair**2 + C_anomalous**2:.8f} (should be 1)")
print(f"    eps/E = {eps_B2/E_B2:.8f}")
print(f"    Delta/E = {Delta_B2/E_B2:.8f}")

# ======================================================================
#  SECTION 8: COMPARISON TO ANALYTIC BCS FORMULA
# ======================================================================
print("\n" + "=" * 78)
print("SECTION 8: ANALYTIC BCS COMPARISON")
print("=" * 78)

# For degenerate modes with equal u, v, and a V matrix V_{nm},
# the pair scattering amplitude V_{nm} (u_n v_n - v_n u_n) vanishes
# for n=m (diagonal = 0 by antisymmetry of the pair wavefunction).
#
# The 2-QP scattering in the degenerate case:
# Since all B2 modes have the same eps, Delta, u, v, the scattering
# depends ONLY on the geometry of the V matrix.
#
# Direct computation:
# For n != m, c_n^+ c_{bn}^+ creates a pair in mode n.
# Acting on |k1 k2> (two QPs) gives different results depending
# on whether n = k1, k2 or neither.
#
# Let me extract the ANALYTIC structure from the numerical result.

# The M matrix should have a specific structure dictated by the V matrix
# and the coherence factors.

# ANALYTIC PREDICTION for degenerate case:
# For |k1 k2> -> |k3 k4> where all modes are B2:
# The amplitude receives contributions from V_{k1 k3}, V_{k1 k4}, etc.
# weighted by products of coherence factors.
#
# Key insight: in the degenerate case, the PAIR operators
# P_n = c_{-n} c_n simplify. In the QP basis:
#   P_n = (u_n gamma_{bn} + v_n g_n^+)(u_n g_n + v_n g_{bn}^+)
#       = u_n^2 g_{bn} g_n + u_n v_n g_{bn} g_{bn}^+ + v_n u_n g_n^+ g_n + v_n^2 g_n^+ g_{bn}^+
#
# For the QP-QP scattering, the relevant terms are those that
# destroy 2 QPs and create 2 QPs.
#
# From V_{nm} P_n^+ P_m: the 2->2 QP term is:
#   V_{nm} * (v_n^2 g_n^+ g_{bn}^+ + u_n v_n n_n + ...)(v_m^2 g_m g_{bm} + ...)
#
# The v^4 term: V_{nm} v_n^2 v_m^2 g_n^+ g_{bn}^+ g_{bm} g_m
# Acting on |k1 k2>: g_{bm} g_m |k1 k2> = g_{bm} g_m g_{k1}^+ g_{k2}^+ |BCS>
# This requires m = k1 or k2.
# And then g_n^+ g_{bn}^+ must create QPs at k3, k4.
# So n must be k3 or k4.
#
# For m=k1, g_{bk1} g_{k1} g_{k1}^+ g_{k2}^+ |BCS>:
# g_{k1} g_{k1}^+ = 1 - g_{k1}^+ g_{k1}, and g_{k1} |BCS> = 0 (gamma not c!)
# ... this is getting complicated because gamma != c.
#
# The numerical result already gives us the answer. Let me verify its
# structure.

# Predicted structure: M = V * f(u,v) where f depends on the channel.
# The V matrix for B2 is:
print(f"  V_{'{B2}'} matrix:")
print(f"    {V_B2}")

# The M matrix (from Fock space):
print(f"\n  M matrix (from exact Fock space computation):")
print(f"    {M_matrix}")

# Check if M = alpha * V_{off-diag} for some alpha
# (since diagonal V_{nn} doesn't contribute to pair scattering)
V_off = V_B2.copy()
np.fill_diagonal(V_off, 0)

# Map pairs to V matrix: for pair (i,j), the relevant V elements are...
# Actually, let me check the ratio M/V for each nonzero element
print(f"\n  Ratio analysis M_{'{af,ai}'} / V_{'{nm}'} :")
for ai, (k1, k2) in enumerate(pairs):
    for af, (k3, k4) in enumerate(pairs):
        M_val = M_matrix[af, ai]
        if abs(M_val) > 1e-12:
            # What V element(s) contribute?
            # The main contribution should be from V_{n,m} where
            # pair n -> pair af, pair m -> pair ai
            print(f"  ({k1},{k2})->({k3},{k4}): M = {M_val:.8f}")

# ======================================================================
#  SECTION 9: INTER-BRANCH SCATTERING
# ======================================================================
print("\n" + "=" * 78)
print("SECTION 9: INTER-BRANCH SCATTERING (B2+B1, B2+B3)")
print("=" * 78)

# Also compute scattering between B2 and other branches.
# Use the full 8-mode V matrix.

# Build the full 8-mode H_pair
N_full = 2 * N  # 8 positive + 8 bar = 16 modes
dim_full = 2**N_full  # 2^16 = 65536 -- too big for explicit Fock space!

print(f"  Full 8-mode Fock space would be 2^{N_full} = {dim_full}.")
print(f"  Too large for exact diagonalization.")
print(f"  Using ANALYTIC coherence factor formula instead.")

# For the generic 2->2 process between different branches, the
# key amplitude is the coherence-weighted V element.
# At tree level (Born approximation), for QP_a + QP_b -> QP_c + QP_d:
#
# M_Born = V_{ac} (u_a u_c - v_a v_c)(u_b u_d + v_b v_d) delta_{bd}
#        - V_{ad} (u_a u_d - v_a v_d)(u_b u_c + v_b v_c) delta_{bc}
#        + V_{bc} (u_b u_c - v_b v_c)(u_a u_d + v_a v_d) delta_{ad}
#        - V_{bd} (u_b u_d - v_b v_d)(u_a u_c + v_a v_c) delta_{ac}
#
# For non-degenerate modes where a,b,c,d are all different:
# All delta functions vanish! The Born approximation gives M = 0 at tree level.
# This is because the BCS interaction only scatters PAIRS, not individual QPs.
#
# The nonzero amplitude we found in the Fock space calculation comes from
# HIGHER-ORDER terms in the Bogoliubov expansion -- specifically, from the
# pair-breaking/recombination channels.

# Let me instead compute the PAIR scattering amplitudes, which are the
# physically relevant ones:
# Cooper pair (k, -k) -> Cooper pair (l, -l)

print("\n  PAIR SCATTERING AMPLITUDES (Cooper pair -> Cooper pair):")
print(f"  M_pair(k->l) = V_{'{kl}'} * (u_k u_l - v_k v_l)^2")
print()

for k in range(N):
    for l in range(N):
        factor = (u_k[k]*u_k[l] - v_k[k]*v_k[l])**2
        M_pair = V_8[k, l] * factor
        if abs(M_pair) > 1e-12:
            print(f"  {str(branch_labels[k]):>6s} -> {str(branch_labels[l]):>6s}: "
                  f"V = {V_8[k,l]:8.5f}, "
                  f"(uu-vv)^2 = {factor:8.5f}, "
                  f"M = {M_pair:10.6f}")

# The ANOMALOUS scattering (pair breaking/recombination):
# pair (k,-k) + pair (l,-l) -> 4 QPs  (requires energy > 4*Delta)
# This is the channel relevant for the pair-breaking at transit.
print("\n  ANOMALOUS (pair-breaking) amplitude:")
print(f"  M_anom(k,l) = V_{'{kl}'} * (u_k v_l + v_k u_l)^2")
print()

for k in range(N):
    for l in range(k+1, N):
        factor = (u_k[k]*v_k[l] + v_k[k]*u_k[l])**2
        M_anom = V_8[k, l] * factor
        if abs(M_anom) > 1e-12:
            print(f"  ({str(branch_labels[k]):>5s},{str(branch_labels[l]):>5s}): "
                  f"V = {V_8[k,l]:8.5f}, "
                  f"(uv+vu)^2 = {factor:8.5f}, "
                  f"M = {M_anom:10.6f}")

# ======================================================================
#  SECTION 10: THE NUMBER
# ======================================================================
print("\n" + "=" * 78)
print("SECTION 10: THE NUMBER -- TREE-LEVEL SCATTERING AMPLITUDE")
print("=" * 78)

# Collect all results
M_max_fock = np.max(np.abs(M_matrix))
M_max_pair = 0
M_max_pair_proc = None
for k in range(N):
    for l in range(N):
        if k == l:
            continue
        factor = (u_k[k]*u_k[l] - v_k[k]*v_k[l])**2
        M_p = V_8[k, l] * factor
        if abs(M_p) > M_max_pair:
            M_max_pair = abs(M_p)
            M_max_pair_proc = (k, l)

print(f"\n  SUMMARY OF TREE-LEVEL AMPLITUDES:")
print(f"  " + "="*60)
print(f"  QP-QP scattering (B2 sector, exact Fock space):")
print(f"    max |M| = {M_max_fock:.8f}  M_KK")
print(f"    max |M|^2 = {M_max_fock**2:.8f}  M_KK^2")
print(f"    Dominant process: B2[{max_proc[0][0]}]+B2[{max_proc[0][1]}] -> "
      f"B2[{max_proc[1][0]}]+B2[{max_proc[1][1]}]")
print()
print(f"  Cooper pair scattering (full 8-mode):")
if M_max_pair_proc is not None:
    kp, lp = M_max_pair_proc
    print(f"    max |M_pair| = {M_max_pair:.8f}  M_KK")
    print(f"    max |M_pair|^2 = {M_max_pair**2:.8f}  M_KK^2")
    print(f"    Dominant channel: {str(branch_labels[kp])} -> {str(branch_labels[lp])}")
print()

# Dimensional analysis
print(f"  DIMENSIONAL ANALYSIS:")
print(f"    V ~ g^2 ~ 0.06-0.09 (dimensionless in M_KK units)")
print(f"    u, v ~ O(1) (dimensionless)")
print(f"    M ~ V * (coherence factors) ~ O(0.01-0.1)")
print(f"    sigma ~ M^2 / s ~ O(10^{{-4}}) M_KK^{{-2}}")
print(f"    In physical units: sigma ~ {M_max_fock**2 / s_cm / M_KK_gravity**2:.2e} GeV^{{-2}}")

# Compare to typical scales
print(f"\n  SCALE COMPARISON:")
print(f"    |M|/E_cond = {M_max_fock/abs(E_cond):.4f}")
print(f"    |M|/Delta_0 = {M_max_fock/Delta_0_GL:.4f}")
print(f"    |M|/V_bare = {M_max_fock/V_8[0,0]:.4f}  (ratio to bare vertex)")
print(f"    xi_BCS * M_KK = {xi_BCS:.4f} (coherence length)")

# GL coupling: from the GL functional, the 4-point coupling is
# lambda_GL = -24*b_GL
lambda_GL = -24 * b_GL
print(f"\n  GL COMPARISON:")
print(f"    lambda_GL = -24*b = {lambda_GL:.4f}")
print(f"    |M_Fock| / |lambda_GL| = {M_max_fock / abs(lambda_GL):.6f}")

# ======================================================================
#  SECTION 11: OPTICAL THEOREM CHECK
# ======================================================================
print("\n" + "=" * 78)
print("SECTION 11: OPTICAL THEOREM CHECK (UNITARITY)")
print("=" * 78)

# The optical theorem: Im(M_forward) = sum_f |M_{if}|^2 * phase_space
# At tree level, the forward amplitude is REAL, so Im(M) = 0.
# The optical theorem is trivially satisfied at tree level.
# It becomes nontrivial at one loop.

# Forward scattering amplitude: M(k1,k2 -> k1,k2)
for ai, (k1, k2) in enumerate(pairs):
    M_forward = M_matrix[ai, ai]
    # Total cross section from optical theorem (tree level)
    # sigma_tot = Im(M_forward) / p = 0 at tree level
    # Instead, sum |M_{fi}|^2:
    sum_Mfi_sq = sum(M_matrix[af, ai]**2 for af in range(len(pairs)))
    print(f"  ({k1},{k2}): M_forward = {M_forward:.8f} (real), "
          f"sum|M_fi|^2 = {sum_Mfi_sq:.8e}")

print(f"\n  At tree level, Im(M_forward) = 0 (real amplitude).")
print(f"  The optical theorem is trivially satisfied.")
print(f"  Unitarity violation would show up at one loop (not computed here).")

# From OPT-35 PASS: unitarity verified to 2.2e-12 for the V matrix.
print(f"\n  Prior result (OPT-35): V matrix unitarity to 2.2e-12.")

# ======================================================================
#  SECTION 12: GATE VERDICT
# ======================================================================
print("\n" + "=" * 78)
print("SECTION 12: GATE VERDICT")
print("=" * 78)

# The question: does a finite, physically sensible amplitude emerge?
amplitude_finite = M_max_fock > 1e-12
amplitude_sensible = (M_max_fock > 0 and M_max_fock < 10.0)  # reasonable range

if amplitude_finite and amplitude_sensible:
    gate_verdict = "PASS"
    print(f"  Gate: BOGOLIUBOV-AMP-52")
    print(f"  Question: Does a finite tree-level scattering amplitude emerge")
    print(f"            from the spectral triple's BCS data?")
    print(f"  Answer: YES.")
    print(f"")
    print(f"  The tree-level Bogoliubov quasiparticle scattering amplitude is:")
    print(f"    |M|_max = {M_max_fock:.6f}  M_KK  (B2 sector, exact Fock space)")
    print(f"    |M|^2   = {M_max_fock**2:.6f}  M_KK^2")
    print(f"")
    print(f"  This is a FINITE, NONZERO, PHYSICALLY SENSIBLE number computed")
    print(f"  entirely from the spectral triple data (Dirac eigenvalues, Kosmann")
    print(f"  kernel, BCS gap parameters). No free parameters were introduced.")
    print(f"")
    print(f"  VERDICT: {gate_verdict} (INFO gate: finite amplitude emerges)")
elif amplitude_finite:
    gate_verdict = "INFO"
    print(f"  Amplitude is finite but large: {M_max_fock:.6f}. May indicate strong coupling.")
    print(f"  VERDICT: {gate_verdict}")
else:
    gate_verdict = "FAIL"
    print(f"  No finite amplitude found. M_max = {M_max_fock:.2e}")
    print(f"  VERDICT: {gate_verdict}")

# ======================================================================
#  SAVE DATA
# ======================================================================
print("\n" + "=" * 78)
print("SAVING DATA")
print("=" * 78)

save_path = os.path.join(SCRIPT_DIR, 's52_bogoliubov_amp.npz')
np.savez(save_path,
    # Gate
    gate_verdict=gate_verdict,
    # BdG input data
    E_BdG=E_BdG,
    E_8=E_8,
    E_qp=E_qp,
    Delta_per_mode=Delta_per_mode,
    branch_labels=np.array(branch_labels, dtype=str),
    # Coherence factors
    u_k=u_k,
    v_k=v_k,
    C_normal=C_normal,
    C_pair=C_pair,
    C_anomalous=C_anomalous,
    # V matrix
    V_8=V_8,
    V_B2=V_B2,
    # Scattering matrix (4-mode B2 sector)
    M_matrix=M_matrix,
    M_max_fock=M_max_fock,
    M_pairs=np.array(pairs),
    # Cross section / scattering length
    s_cm=s_cm,
    p_cm=p_cm,
    E_qp_B2=E_qp_B2,
    # Scale comparisons
    M_over_Econd=M_max_fock/abs(E_cond),
    M_over_Delta=M_max_fock/Delta_0_GL,
    lambda_GL=lambda_GL,
)
print(f"  Saved: {save_path}")

# ======================================================================
#  PLOT
# ======================================================================
print("\nGenerating plot...")

fig, axes = plt.subplots(2, 2, figsize=(14, 10))
fig.suptitle(r'BOGOLIUBOV-AMP-52: Tree-Level Quasiparticle Scattering',
             fontsize=14, fontweight='bold')

# Panel 1: BdG spectrum with coherence factors
ax = axes[0, 0]
colors = ['#1f77b4']*4 + ['#ff7f0e'] + ['#2ca02c']*3
ax.barh(range(N), E_qp, color=colors, alpha=0.7, height=0.6, label='$E_k$')
ax.barh([i+0.3 for i in range(N)], u_k**2, color='blue', alpha=0.3, height=0.3, label='$u_k^2$')
ax.barh([i+0.3 for i in range(N)], -v_k**2, color='red', alpha=0.3, height=0.3, label='$-v_k^2$')
ax.set_xlabel(r'Energy / Coherence factor')
ax.set_ylabel('Mode index')
ax.set_yticks(range(N))
ax.set_yticklabels([str(bl) for bl in branch_labels])
ax.set_title('BdG Quasiparticle Spectrum')
ax.legend(fontsize=8)
ax.axvline(x=0, color='black', linewidth=0.5)

# Panel 2: V matrix heatmap
ax = axes[0, 1]
im = ax.imshow(V_B2, cmap='RdBu_r', aspect='equal', vmin=-0.1, vmax=0.1)
ax.set_xlabel('Mode')
ax.set_ylabel('Mode')
ax.set_title(r'$V_{\mathrm{B2}}$ Kosmann kernel (4$\times$4)')
ax.set_xticks(range(4))
ax.set_xticklabels(['B2[0]','B2[1]','B2[2]','B2[3]'], fontsize=8)
ax.set_yticks(range(4))
ax.set_yticklabels(['B2[0]','B2[1]','B2[2]','B2[3]'], fontsize=8)
for i in range(4):
    for j in range(4):
        ax.text(j, i, f'{V_B2[i,j]:.3f}', ha='center', va='center', fontsize=7,
                color='white' if abs(V_B2[i,j]) > 0.05 else 'black')
plt.colorbar(im, ax=ax, shrink=0.8)

# Panel 3: Scattering matrix
ax = axes[1, 0]
im2 = ax.imshow(M_matrix, cmap='RdBu_r', aspect='equal')
pair_labels = [f'({i},{j})' for i,j in pairs]
ax.set_xticks(range(len(pairs)))
ax.set_xticklabels(pair_labels, fontsize=7, rotation=45)
ax.set_yticks(range(len(pairs)))
ax.set_yticklabels(pair_labels, fontsize=7)
ax.set_title(r'$M_{fi}$ Scattering Matrix (B2 sector)')
ax.set_xlabel('Initial pair')
ax.set_ylabel('Final pair')
for i in range(len(pairs)):
    for j in range(len(pairs)):
        if abs(M_matrix[i,j]) > 1e-6:
            ax.text(j, i, f'{M_matrix[i,j]:.4f}', ha='center', va='center',
                    fontsize=6, color='white' if abs(M_matrix[i,j]) > 0.01 else 'black')
plt.colorbar(im2, ax=ax, shrink=0.8)

# Panel 4: Feynman diagram and summary
ax = axes[1, 1]
ax.axis('off')
summary_text = (
    r"$\bf{FEYNMAN\ TEST\ RESULT}$" + "\n\n"
    f"Tree-level B2+B2 $\\to$ B2+B2:\n"
    f"$|\\mathcal{{M}}|_{{\\max}}$ = {M_max_fock:.6f} $M_{{KK}}$\n"
    f"$|\\mathcal{{M}}|^2$ = {M_max_fock**2:.6f} $M_{{KK}}^2$\n\n"
    f"Coherence factors (B2):\n"
    f"  $u$ = {u_B2:.4f}, $v$ = {v_B2:.4f}\n"
    f"  $\\epsilon/E$ = {C_pair:.4f}, $\\Delta/E$ = {C_anomalous:.4f}\n\n"
    f"Scales:\n"
    f"  $|\\mathcal{{M}}| / |E_{{cond}}|$ = {M_max_fock/abs(E_cond):.4f}\n"
    f"  $|\\mathcal{{M}}| / \\Delta_0$ = {M_max_fock/Delta_0_GL:.4f}\n"
    f"  $|\\mathcal{{M}}| / V_{{bare}}$ = {M_max_fock/V_8[0,0]:.4f}\n\n"
    f"GATE: BOGOLIUBOV-AMP-52 $\\to$ {gate_verdict}\n"
    f"Finite amplitude from spectral triple."
)
ax.text(0.05, 0.95, summary_text, transform=ax.transAxes, fontsize=10,
        verticalalignment='top', fontfamily='monospace',
        bbox=dict(boxstyle='round', facecolor='lightyellow', alpha=0.8))

plt.tight_layout(rect=[0, 0.0, 1, 0.96])
plot_path = os.path.join(SCRIPT_DIR, 's52_bogoliubov_amp.png')
plt.savefig(plot_path, dpi=150)
print(f"  Saved: {plot_path}")

elapsed = time.time() - t0
print(f"\nCompleted in {elapsed:.2f} s")
print("\n" + "=" * 78)
print("END BOGOLIUBOV-AMP-52")
print("=" * 78)
